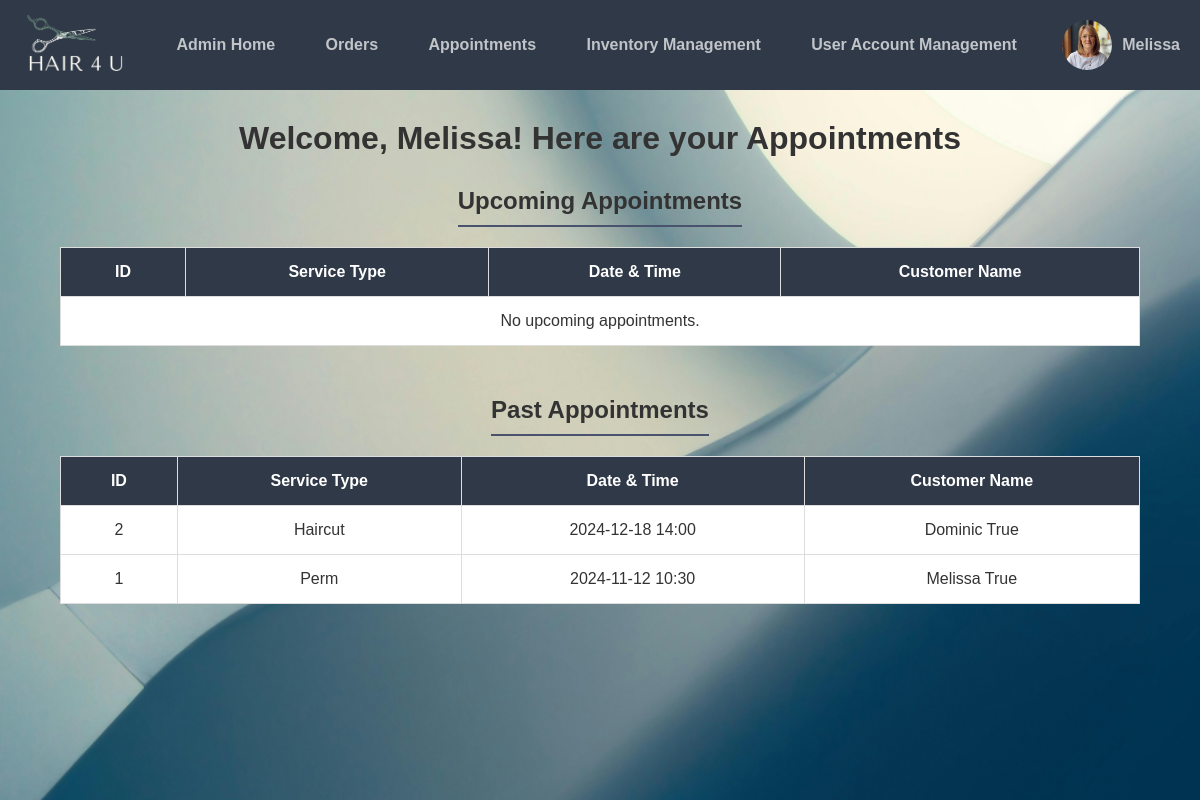
The app's page /cms/appointments.php (signed in) with its own data.
### tables this page shows
CREATE TABLE `business_logo` (
  `id` int(11) NOT NULL,
  `logo_path` varchar(255) NOT NULL
);

CREATE TABLE `admin_images` (
  `id` int(11) NOT NULL,
  `account_id` int(11) NOT NULL,
  `image_path` varchar(255) NOT NULL
);

CREATE TABLE `appointments` (
  `id` int(11) NOT NULL,
  `customer_first_name` varchar(50) NOT NULL,
  `customer_last_name` varchar(50) NOT NULL,
  `service_type` varchar(100) NOT NULL,
  `appointment_datetime` datetime NOT NULL,
  `created_at` timestamp NOT NULL DEFAULT current_timestamp()
);

### cms/appointments.php (the view, shortened to what this page needs)
<?php
include 'setup.php';
$role = isset($_SESSION['role']) ? $_SESSION['role'] : 'customer';
if (isset($_SESSION['user_details']) && isset($_SESSION['user_details']['account_id'])) {
    $firstName = htmlspecialchars($_SESSION['user_details']['firstname'], ENT_QUOTES);
} else {
    $firstName = "User";
    $accountId = null;
}
if ($role === 'admin') {
    $upcomingAppointmentsQuery = "
        SELECT appointments.*, CONCAT(accounts.firstname, ' ', accounts.lastname) AS customer_name
        FROM appointments
        JOIN accounts ON appointments.id = accounts.id
        WHERE appointment_datetime >= NOW()
        ORDER BY appointment_datetime ASC";
    $pastAppointmentsQuery = "
        SELECT appointments.*, CONCAT(accounts.firstname, ' ', accounts.lastname) AS customer_name
        FROM appointments
        JOIN accounts ON appointments.id = accounts.id
        WHERE appointment_datetime < NOW()
        ORDER BY appointment_datetime DESC";
}
$stmtUpcoming = $conn->prepare($upcomingAppointmentsQuery);
$stmtPast = $conn->prepare($pastAppointmentsQuery);
$stmtUpcoming->execute();
$upcomingAppointmentsResult = $stmtUpcoming->get_result();
$stmtPast->execute();
$pastAppointmentsResult = $stmtPast->get_result();
?>
<!DOCTYPE html>
<html>
<head>
    <link href="css/style.css" rel="stylesheet" type="text/css">
    <link href="css/admin.css" rel="stylesheet" type="text/css">
    <link rel="stylesheet" href="https://cdnjs.cloudflare.com/ajax/libs/font-awesome/6.0.0-beta3/css/all.min.css">
</head>
<body>
<?php
if ($role === 'admin') {
    include 'admin_navbar.php';
} else {
    include 'customer_navbar.php';
}
?>
<div class="content">
    <h1 class="appointments-heading">Welcome, <?php echo $firstName; ?>! Here are your Appointments</h1>
    <h2>Upcoming Appointments</h2>
    <table class="dashboard-table">
        <thead>
            <tr>
                <th>ID</th>
                <th>Service Type</th>
                <th>Date & Time</th>
                <?php if ($role === 'admin'): ?>
                <th>Customer Name</th>
                <?php endif; ?>
            </tr>
        </thead>
        <tbody>
            <?php if ($upcomingAppointmentsResult->num_rows > 0): ?>
                <?php while ($row = $upcomingAppointmentsResult->fetch_assoc()): ?>
                    <tr>
                        <td><?php echo $row['id']; ?></td>
                        <td><?php echo htmlspecialchars($row['service_type'], ENT_QUOTES); ?></td>
                        <td><?php echo date('Y-m-d H:i', strtotime($row['appointment_datetime'])); ?></td>
                        <?php if ($role === 'admin'): ?>
                        <td><?php echo htmlspecialchars($row['customer_name'], ENT_QUOTES); ?></td>
                        <?php endif; ?>
                    </tr>
                <?php endwhile; ?>
            <?php else: ?>
                <tr>
                    <td colspan="<?php echo $role === 'admin' ? 4 : 3; ?>">No upcoming appointments.</td>
                </tr>
            <?php endif; ?>
        </tbody>
    </table>
    <h2>Past Appointments</h2>
    <table class="dashboard-table">
        <thead>
            <tr>
                <th>ID</th>
                <th>Service Type</th>
                <th>Date & Time</th>
                <?php if ($role === 'admin'): ?>
                <th>Customer Name</th>
                <?php endif; ?>
            </tr>
        </thead>
        <tbody>
            <?php if ($pastAppointmentsResult->num_rows > 0): ?>
                <?php while ($row = $pastAppointmentsResult->fetch_assoc()): ?>
                    <tr>
                        <td><?php echo $row['id']; ?></td>
                        <td><?php echo htmlspecialchars($row['service_type'], ENT_QUOTES); ?></td>
                        <td><?php echo date('Y-m-d H:i', strtotime($row['appointment_datetime'])); ?></td>
                        <?php if ($role === 'admin'): ?>
                        <td><?php echo htmlspecialchars($row['customer_name'], ENT_QUOTES); ?></td>
                        <?php endif; ?>
                    </tr>
                <?php endwhile; ?>
            <?php else: ?>
                <tr>
                    <td colspan="<?php echo $role === 'admin' ? 4 : 3; ?>">No past appointments.</td>
                </tr>
            <?php endif; ?>
        </tbody>
    </table>
</div>
</body>
</html>

### cms/admin_navbar.php (shortened to what this page needs)
<?php
include 'setup.php';
if (isset($_SESSION['user_details']) && isset($_SESSION['user_details']['account_id'])) {
    $accountId = $_SESSION['user_details']['account_id'];
    $firstName = htmlspecialchars($_SESSION['user_details']['firstname'], ENT_QUOTES);
} else {
    $firstName = "User";
    $accountId = null;
}
$profilePic = 'path/to/default_image.jpg';
if ($accountId) {
    $query = "SELECT image_path FROM admin_images WHERE account_id = ?";
    $stmt = $pdo->prepare($query);
    $stmt->execute([$accountId]);
    $image = $stmt->fetch(PDO::FETCH_ASSOC);
    if ($image && !empty($image['image_path'])) {
        $profilePic = $image['image_path'];
    }
}
$logoPath = 'path/to/default_logo.jpg';
$logoStmt = $pdo->prepare("SELECT logo_path FROM business_logo WHERE id = :id");
$logoStmt->execute(['id' => 2]);
$logoResult = $logoStmt->fetch(PDO::FETCH_ASSOC);
if ($logoResult && !empty($logoResult['logo_path'])) {
    $logoPath = $logoResult['logo_path'];
}
?>
<!DOCTYPE html>
<html>
<head>
    <link href="css/style.css" rel="stylesheet" type="text/css">
    <link href="css/admin.css" rel="stylesheet" type="text/css">
    <link rel="stylesheet" href="https://cdnjs.cloudflare.com/ajax/libs/font-awesome/6.0.0-beta3/css/all.min.css">
</head>
<body>
<nav class="navtop">
    <div class="logo">
        <a href="index.php">
            <img src="<?= $logoPath ?>" alt="Business Logo">
        </a>
    </div>
    <div class="links">
        <a href="admin.php">Admin Home</a>
        <a href="orders.php">Orders</a>
        <a href="appointments.php">Appointments</a>
        <a href="products.php">Inventory Management</a>
        <a href="user_account_management.php">User Account Management</a>
    </div>
    <div class="profile" id="profileMenu">
        <img src="<?= $profilePic ?>" alt="Profile Picture">
        <span><?= $firstName ?></span>
    </div>
</nav>
</body>
</html>

### cms/css/style.css (style rules this page uses)
* { margin: 0; padding: 0; box-sizing: border-box; }
html, body { border: 0; margin: 0; padding: 0; width: 100%; height: 100%; }
body { overflow-x: hidden; }
.content { background-image: url('../img/homepage_bg.jpg'); background-size: cover; background-position: center; background-repeat: no-repeat; height: auto; display: flex; flex-direction: column; justify-content: center; align-items: center; text-align: center; }
body { font-family: 'Roboto', sans-serif; }
.profile { position: relative; display: flex; align-items: center; gap: 8px; cursor: pointer; }
.profile img { width: 40px; height: 40px; border-radius: 50%; object-fit: cover; }
.profile span { color: #333; font-size: 16px; font-weight: 500; }

### cms/css/admin.css (style rules this page uses)
body { font-family: Arial, sans-serif; margin: 0; padding: 0; box-sizing: border-box; height: 100vh; display: flex; flex-direction: column; background-color: #f4f4f9; }
.navtop { background-color: #2f3947; height: 90px; display: flex; align-items: center; justify-content: space-between; padding: 0 20px; color: #eaebed; }
.navtop .logo img { height: 70px; width: auto; }
.navtop .links { display: flex; flex: 1; justify-content: space-around; margin: 0 20px; }
.navtop .links a { color: #c1c4c8; text-decoration: none; font-weight: bold; padding: 0 15px; white-space: nowrap; }
.navtop .profile { display: flex; align-items: center; gap: 10px; }
.navtop .profile img { height: 50px; width: 50px; border-radius: 50%; object-fit: cover; }
.navtop .profile span { color: #c1c4c8; font-weight: bold; white-space: nowrap; }
.content { flex: 1; overflow-y: auto; background-image: url('../img/admin_bg.jpg'); background-size: cover; background-position: center; background-repeat: no-repeat; display: flex; flex-direction: column; padding-top: 0; margin-top: 0; justify-content: flex-start; align-items: center; text-align: center; color: #333; }
.content h2 { margin-top: 30px; border-bottom: 2px solid #4a536e; padding-bottom: 10px; }
.dashboard-table { width: 90%; border-collapse: collapse; margin: 20px auto; background-color: #ffffff; }
.dashboard-table th, .dashboard-table td { padding: 15px 20px; text-align: center; font-size: 1em; border: 1px solid #ddd; color: #333; }
.dashboard-table th { background-color: #2f3947; color: #fff; font-weight: bold; }
.dashboard-table td { background-color: #ffffff; }
.appointments-heading { margin-top: 30px; }
table { width: 100%; border-collapse: collapse; }
th, td { border: 1px solid #ddd; padding: 8px; }
* { margin: 0; padding: 0; box-sizing: border-box; }
table th, table td { padding: 12px 15px; border: 1px solid #ddd; }
table th { background: #f4f4f4; color: #333; font-weight: bold; }
table tr:nth-child(even) { background: #f9f9f9; }

### records on screen
business_logo: logo_path (picture)
admin_images: image_path (picture)
appointments: id "2", service_type "Haircut", appointment_datetime "2024-12-18 14:00", customer_name "Dominic True"
appointments: id "1", service_type "Perm", appointment_datetime "2024-11-12 10:30", customer_name "Melissa True"

### other values on screen
$firstName "Melissa"
